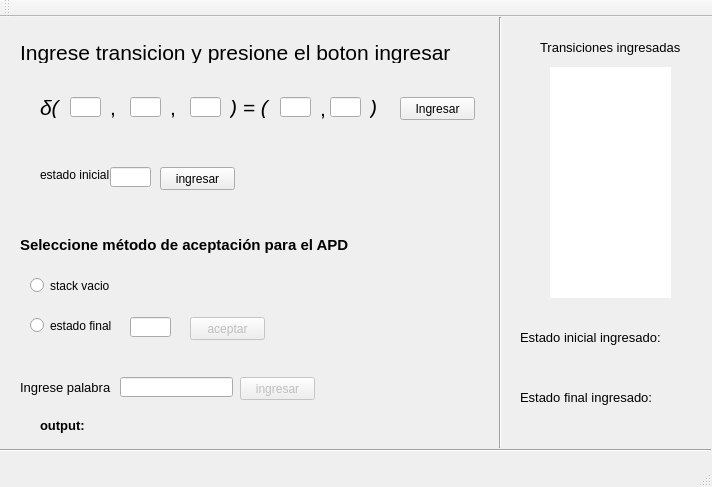
<?xml version="1.0" encoding="UTF-8"?>
<ui version="4.0">
 <class>MainWindow</class>
 <widget class="QMainWindow" name="MainWindow">
  <property name="geometry">
   <rect>
    <x>0</x>
    <y>0</y>
    <width>712</width>
    <height>487</height>
   </rect>
  </property>
  <property name="cursor">
   <cursorShape>PointingHandCursor</cursorShape>
  </property>
  <property name="windowTitle">
   <string>APD PLUS ULTRA</string>
  </property>
  <widget class="QWidget" name="centralWidget">
   <widget class="QFrame" name="frame">
    <property name="geometry">
     <rect>
      <x>20</x>
      <y>70</y>
      <width>461</width>
      <height>41</height>
     </rect>
    </property>
    <property name="frameShape">
     <enum>QFrame::Panel</enum>
    </property>
    <property name="frameShadow">
     <enum>QFrame::Sunken</enum>
    </property>
    <property name="lineWidth">
     <number>0</number>
    </property>
    <widget class="QLineEdit" name="estado">
     <property name="geometry">
      <rect>
       <x>50</x>
       <y>10</y>
       <width>31</width>
       <height>20</height>
      </rect>
     </property>
     <property name="font">
      <font>
       <family>Arial</family>
      </font>
     </property>
     <property name="maxLength">
      <number>3</number>
     </property>
    </widget>
    <widget class="QLineEdit" name="simbolo">
     <property name="geometry">
      <rect>
       <x>110</x>
       <y>10</y>
       <width>31</width>
       <height>20</height>
      </rect>
     </property>
     <property name="font">
      <font>
       <family>Arial</family>
      </font>
     </property>
    </widget>
    <widget class="QLineEdit" name="simPila">
     <property name="geometry">
      <rect>
       <x>170</x>
       <y>10</y>
       <width>31</width>
       <height>20</height>
      </rect>
     </property>
     <property name="font">
      <font>
       <family>Arial</family>
      </font>
     </property>
    </widget>
    <widget class="QLineEdit" name="estSig">
     <property name="geometry">
      <rect>
       <x>260</x>
       <y>10</y>
       <width>31</width>
       <height>20</height>
      </rect>
     </property>
     <property name="font">
      <font>
       <family>Arial</family>
      </font>
     </property>
    </widget>
    <widget class="QLineEdit" name="addPila">
     <property name="geometry">
      <rect>
       <x>310</x>
       <y>10</y>
       <width>31</width>
       <height>20</height>
      </rect>
     </property>
     <property name="font">
      <font>
       <family>Arial</family>
      </font>
     </property>
    </widget>
    <widget class="QPushButton" name="pushButton">
     <property name="enabled">
      <bool>true</bool>
     </property>
     <property name="geometry">
      <rect>
       <x>380</x>
       <y>10</y>
       <width>75</width>
       <height>23</height>
      </rect>
     </property>
     <property name="text">
      <string>Ingresar</string>
     </property>
    </widget>
    <widget class="QLabel" name="label">
     <property name="geometry">
      <rect>
       <x>20</x>
       <y>10</y>
       <width>21</width>
       <height>21</height>
      </rect>
     </property>
     <property name="font">
      <font>
       <family>Arial</family>
       <pointsize>16</pointsize>
       <weight>50</weight>
       <italic>true</italic>
       <bold>false</bold>
      </font>
     </property>
     <property name="text">
      <string>δ(</string>
     </property>
    </widget>
    <widget class="QLabel" name="label_2">
     <property name="geometry">
      <rect>
       <x>90</x>
       <y>10</y>
       <width>16</width>
       <height>21</height>
      </rect>
     </property>
     <property name="font">
      <font>
       <family>Arial</family>
       <pointsize>16</pointsize>
      </font>
     </property>
     <property name="text">
      <string>,</string>
     </property>
    </widget>
    <widget class="QLabel" name="label_3">
     <property name="geometry">
      <rect>
       <x>150</x>
       <y>10</y>
       <width>16</width>
       <height>21</height>
      </rect>
     </property>
     <property name="font">
      <font>
       <family>Arial</family>
       <pointsize>16</pointsize>
      </font>
     </property>
     <property name="text">
      <string>,</string>
     </property>
    </widget>
    <widget class="QLabel" name="label_4">
     <property name="geometry">
      <rect>
       <x>210</x>
       <y>10</y>
       <width>47</width>
       <height>21</height>
      </rect>
     </property>
     <property name="font">
      <font>
       <family>Arial</family>
       <pointsize>16</pointsize>
       <italic>true</italic>
      </font>
     </property>
     <property name="text">
      <string>) = (</string>
     </property>
    </widget>
    <widget class="QLabel" name="label_5">
     <property name="geometry">
      <rect>
       <x>300</x>
       <y>6</y>
       <width>20</width>
       <height>31</height>
      </rect>
     </property>
     <property name="font">
      <font>
       <family>Arial</family>
       <pointsize>16</pointsize>
      </font>
     </property>
     <property name="text">
      <string>,</string>
     </property>
    </widget>
    <widget class="QLabel" name="label_6">
     <property name="geometry">
      <rect>
       <x>350</x>
       <y>10</y>
       <width>16</width>
       <height>21</height>
      </rect>
     </property>
     <property name="font">
      <font>
       <family>Arial</family>
       <pointsize>16</pointsize>
       <italic>true</italic>
      </font>
     </property>
     <property name="text">
      <string>)</string>
     </property>
    </widget>
   </widget>
   <widget class="QLabel" name="label_7">
    <property name="geometry">
     <rect>
      <x>20</x>
      <y>25</y>
      <width>441</width>
      <height>21</height>
     </rect>
    </property>
    <property name="font">
     <font>
      <family>Arial</family>
      <pointsize>16</pointsize>
     </font>
    </property>
    <property name="text">
     <string>Ingrese transicion y presione el boton ingresar</string>
    </property>
   </widget>
   <widget class="QFrame" name="frame_2">
    <property name="geometry">
     <rect>
      <x>20</x>
      <y>250</y>
      <width>321</width>
      <height>80</height>
     </rect>
    </property>
    <property name="frameShape">
     <enum>QFrame::Panel</enum>
    </property>
    <property name="frameShadow">
     <enum>QFrame::Sunken</enum>
    </property>
    <property name="lineWidth">
     <number>0</number>
    </property>
    <widget class="QRadioButton" name="radioButton">
     <property name="geometry">
      <rect>
       <x>10</x>
       <y>10</y>
       <width>81</width>
       <height>17</height>
      </rect>
     </property>
     <property name="text">
      <string>stack vacio</string>
     </property>
    </widget>
    <widget class="QRadioButton" name="radioButton_2">
     <property name="geometry">
      <rect>
       <x>10</x>
       <y>50</y>
       <width>81</width>
       <height>17</height>
      </rect>
     </property>
     <property name="text">
      <string>estado final</string>
     </property>
    </widget>
    <widget class="QLineEdit" name="linF">
     <property name="geometry">
      <rect>
       <x>110</x>
       <y>50</y>
       <width>41</width>
       <height>20</height>
      </rect>
     </property>
     <property name="font">
      <font>
       <family>Arial</family>
      </font>
     </property>
     <property name="readOnly">
      <bool>false</bool>
     </property>
    </widget>
    <widget class="QPushButton" name="botonA">
     <property name="enabled">
      <bool>false</bool>
     </property>
     <property name="geometry">
      <rect>
       <x>170</x>
       <y>50</y>
       <width>75</width>
       <height>23</height>
      </rect>
     </property>
     <property name="text">
      <string>aceptar</string>
     </property>
    </widget>
   </widget>
   <widget class="QFrame" name="frame_3">
    <property name="geometry">
     <rect>
      <x>10</x>
      <y>330</y>
      <width>311</width>
      <height>61</height>
     </rect>
    </property>
    <property name="autoFillBackground">
     <bool>false</bool>
    </property>
    <property name="frameShape">
     <enum>QFrame::Panel</enum>
    </property>
    <property name="frameShadow">
     <enum>QFrame::Sunken</enum>
    </property>
    <property name="lineWidth">
     <number>0</number>
    </property>
    <widget class="QLineEdit" name="lineEdit">
     <property name="geometry">
      <rect>
       <x>110</x>
       <y>30</y>
       <width>113</width>
       <height>20</height>
      </rect>
     </property>
    </widget>
    <widget class="QPushButton" name="pushButton_3">
     <property name="enabled">
      <bool>false</bool>
     </property>
     <property name="geometry">
      <rect>
       <x>230</x>
       <y>30</y>
       <width>75</width>
       <height>23</height>
      </rect>
     </property>
     <property name="text">
      <string>ingresar</string>
     </property>
    </widget>
    <widget class="QLabel" name="label_8">
     <property name="geometry">
      <rect>
       <x>10</x>
       <y>30</y>
       <width>91</width>
       <height>20</height>
      </rect>
     </property>
     <property name="font">
      <font>
       <family>Arial</family>
       <pointsize>10</pointsize>
      </font>
     </property>
     <property name="text">
      <string>Ingrese palabra</string>
     </property>
    </widget>
   </widget>
   <widget class="QLabel" name="label_9">
    <property name="geometry">
     <rect>
      <x>40</x>
      <y>150</y>
      <width>71</width>
      <height>16</height>
     </rect>
    </property>
    <property name="text">
     <string>estado inicial</string>
    </property>
   </widget>
   <widget class="QLineEdit" name="lineEdit_2">
    <property name="geometry">
     <rect>
      <x>110</x>
      <y>150</y>
      <width>41</width>
      <height>20</height>
     </rect>
    </property>
    <property name="font">
     <font>
      <family>Arial</family>
     </font>
    </property>
   </widget>
   <widget class="QPushButton" name="botonB">
    <property name="geometry">
     <rect>
      <x>160</x>
      <y>150</y>
      <width>75</width>
      <height>23</height>
     </rect>
    </property>
    <property name="text">
     <string>ingresar</string>
    </property>
   </widget>
   <widget class="QLabel" name="label_10">
    <property name="geometry">
     <rect>
      <x>40</x>
      <y>400</y>
      <width>47</width>
      <height>16</height>
     </rect>
    </property>
    <property name="font">
     <font>
      <family>Arial</family>
      <pointsize>10</pointsize>
      <weight>75</weight>
      <bold>true</bold>
     </font>
    </property>
    <property name="text">
     <string>output:</string>
    </property>
   </widget>
   <widget class="QPlainTextEdit" name="textedit">
    <property name="enabled">
     <bool>true</bool>
    </property>
    <property name="geometry">
     <rect>
      <x>550</x>
      <y>50</y>
      <width>121</width>
      <height>231</height>
     </rect>
    </property>
    <property name="font">
     <font>
      <family>Arial</family>
     </font>
    </property>
    <property name="frameShape">
     <enum>QFrame::Panel</enum>
    </property>
    <property name="lineWidth">
     <number>0</number>
    </property>
    <property name="readOnly">
     <bool>true</bool>
    </property>
   </widget>
   <widget class="QLabel" name="label_11">
    <property name="geometry">
     <rect>
      <x>540</x>
      <y>20</y>
      <width>141</width>
      <height>20</height>
     </rect>
    </property>
    <property name="font">
     <font>
      <family>Arial</family>
      <pointsize>10</pointsize>
     </font>
    </property>
    <property name="text">
     <string>Transiciones ingresadas</string>
    </property>
   </widget>
   <widget class="QLabel" name="output">
    <property name="geometry">
     <rect>
      <x>90</x>
      <y>400</y>
      <width>401</width>
      <height>16</height>
     </rect>
    </property>
    <property name="font">
     <font>
      <family>Arial</family>
      <pointsize>10</pointsize>
     </font>
    </property>
    <property name="text">
     <string/>
    </property>
   </widget>
   <widget class="QLabel" name="label_12">
    <property name="geometry">
     <rect>
      <x>20</x>
      <y>220</y>
      <width>331</width>
      <height>16</height>
     </rect>
    </property>
    <property name="font">
     <font>
      <family>Arial</family>
      <pointsize>11</pointsize>
      <weight>75</weight>
      <bold>true</bold>
     </font>
    </property>
    <property name="text">
     <string>Seleccione método de aceptación para el APD</string>
    </property>
   </widget>
   <widget class="QLabel" name="in">
    <property name="geometry">
     <rect>
      <x>670</x>
      <y>310</y>
      <width>41</width>
      <height>21</height>
     </rect>
    </property>
    <property name="font">
     <font>
      <family>Arial</family>
      <pointsize>10</pointsize>
     </font>
    </property>
    <property name="text">
     <string/>
    </property>
   </widget>
   <widget class="QLabel" name="in2">
    <property name="geometry">
     <rect>
      <x>660</x>
      <y>370</y>
      <width>47</width>
      <height>16</height>
     </rect>
    </property>
    <property name="font">
     <font>
      <family>Arial</family>
      <pointsize>10</pointsize>
     </font>
    </property>
    <property name="text">
     <string/>
    </property>
   </widget>
   <widget class="QLabel" name="label_13">
    <property name="geometry">
     <rect>
      <x>520</x>
      <y>310</y>
      <width>141</width>
      <height>21</height>
     </rect>
    </property>
    <property name="font">
     <font>
      <family>Arial</family>
      <pointsize>10</pointsize>
     </font>
    </property>
    <property name="text">
     <string>Estado inicial ingresado:</string>
    </property>
   </widget>
   <widget class="QLabel" name="label_14">
    <property name="geometry">
     <rect>
      <x>520</x>
      <y>370</y>
      <width>141</width>
      <height>20</height>
     </rect>
    </property>
    <property name="font">
     <font>
      <family>Arial</family>
      <pointsize>10</pointsize>
     </font>
    </property>
    <property name="text">
     <string>Estado final ingresado:</string>
    </property>
   </widget>
   <widget class="Line" name="line">
    <property name="geometry">
     <rect>
      <x>490</x>
      <y>0</y>
      <width>20</width>
      <height>431</height>
     </rect>
    </property>
    <property name="orientation">
     <enum>Qt::Vertical</enum>
    </property>
   </widget>
   <widget class="Line" name="line_2">
    <property name="geometry">
     <rect>
      <x>0</x>
      <y>425</y>
      <width>711</width>
      <height>16</height>
     </rect>
    </property>
    <property name="orientation">
     <enum>Qt::Horizontal</enum>
    </property>
   </widget>
  </widget>
  <widget class="QToolBar" name="mainToolBar">
   <attribute name="toolBarArea">
    <enum>TopToolBarArea</enum>
   </attribute>
   <attribute name="toolBarBreak">
    <bool>false</bool>
   </attribute>
  </widget>
  <widget class="QStatusBar" name="statusBar"/>
 </widget>
 <layoutdefault spacing="6" margin="11"/>
 <resources/>
 <connections>
  <connection>
   <sender>radioButton_2</sender>
   <signal>clicked(bool)</signal>
   <receiver>botonA</receiver>
   <slot>setVisible(bool)</slot>
   <hints>
    <hint type="sourcelabel">
     <x>93</x>
     <y>349</y>
    </hint>
    <hint type="destinationlabel">
     <x>211</x>
     <y>355</y>
    </hint>
   </hints>
  </connection>
  <connection>
   <sender>lineEdit_2</sender>
   <signal>returnPressed()</signal>
   <receiver>botonB</receiver>
   <slot>animateClick()</slot>
   <hints>
    <hint type="sourcelabel">
     <x>134</x>
     <y>202</y>
    </hint>
    <hint type="destinationlabel">
     <x>189</x>
     <y>205</y>
    </hint>
   </hints>
  </connection>
  <connection>
   <sender>linF</sender>
   <signal>returnPressed()</signal>
   <receiver>botonA</receiver>
   <slot>animateClick()</slot>
   <hints>
    <hint type="sourcelabel">
     <x>149</x>
     <y>352</y>
    </hint>
    <hint type="destinationlabel">
     <x>248</x>
     <y>355</y>
    </hint>
   </hints>
  </connection>
  <connection>
   <sender>lineEdit</sender>
   <signal>returnPressed()</signal>
   <receiver>pushButton_3</receiver>
   <slot>animateClick()</slot>
   <hints>
    <hint type="sourcelabel">
     <x>129</x>
     <y>412</y>
    </hint>
    <hint type="destinationlabel">
     <x>299</x>
     <y>415</y>
    </hint>
   </hints>
  </connection>
  <connection>
   <sender>addPila</sender>
   <signal>returnPressed()</signal>
   <receiver>pushButton</receiver>
   <slot>animateClick()</slot>
   <hints>
    <hint type="sourcelabel">
     <x>351</x>
     <y>116</y>
    </hint>
    <hint type="destinationlabel">
     <x>414</x>
     <y>124</y>
    </hint>
   </hints>
  </connection>
 </connections>
 <slots>
  <slot>slot1()</slot>
 </slots>
</ui>
